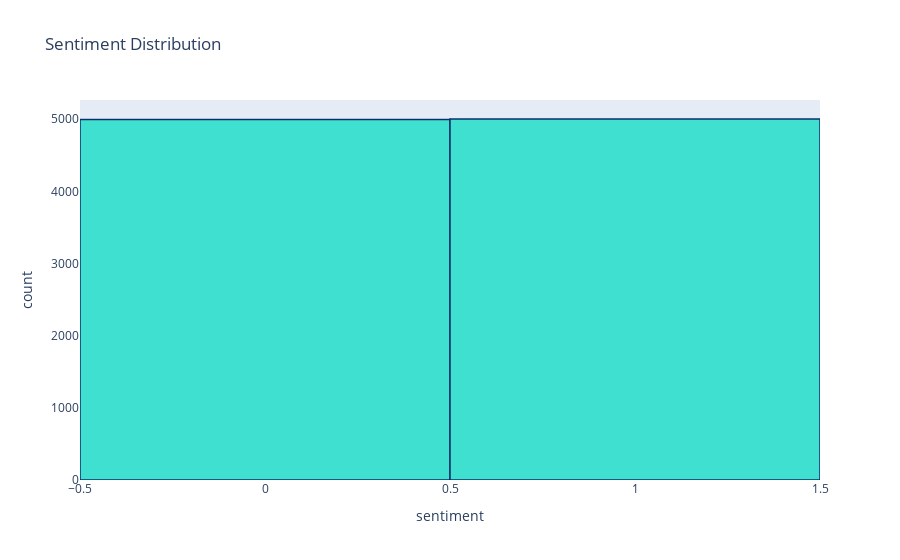

Notebook code cell kept with this figure:
### Code cell
import plotly.express as px


# Create a histogram for the sentiment distribution
fig = px.histogram(df, x='sentiment',
                   title='Sentiment Distribution',  
                   color_discrete_sequence=['turquoise'],  # Setting the bar color
                   category_orders={"sentiment": [0, 1]}  # Ensuring correct order of categories
                  )

# Update trace appearances
fig.update_traces(marker_line_color='rgb(8,48,107)', marker_line_width=1.5)
fig.show()

### Figure 1 — Plotly figure (JSON) as saved in the notebook; plotly's stock layout.template omitted (floating-point values rounded to 4 significant figures; data arrays with more than 128 entries replaced by an {"elided": "..."} marker saying what was removed)
{"data": [{"alignmentgroup": "True", "bingroup": "x", "hovertemplate": "sentiment=%{x}<br>count=%{y}<extra></extra>", "legendgroup": "", "marker": {"color": "turquoise", "line": {"color": "rgb(8,48,107)", "width": 1.5}, "pattern": {"shape": ""}}, "name": "", "offsetgroup": "", "orientation": "v", "showlegend": false, "type": "histogram", "x": {"elided": "10000 int values"}, "xaxis": "x", "yaxis": "y"}], "layout": {"barmode": "relative", "legend": {"tracegroupgap": 0}, "title": {"text": "Sentiment Distribution"}, "xaxis": {"anchor": "y", "categoryarray": [0, 1], "categoryorder": "array", "domain": [0, 1], "title": {"text": "sentiment"}}, "yaxis": {"anchor": "x", "domain": [0, 1], "title": {"text": "count"}}}}
